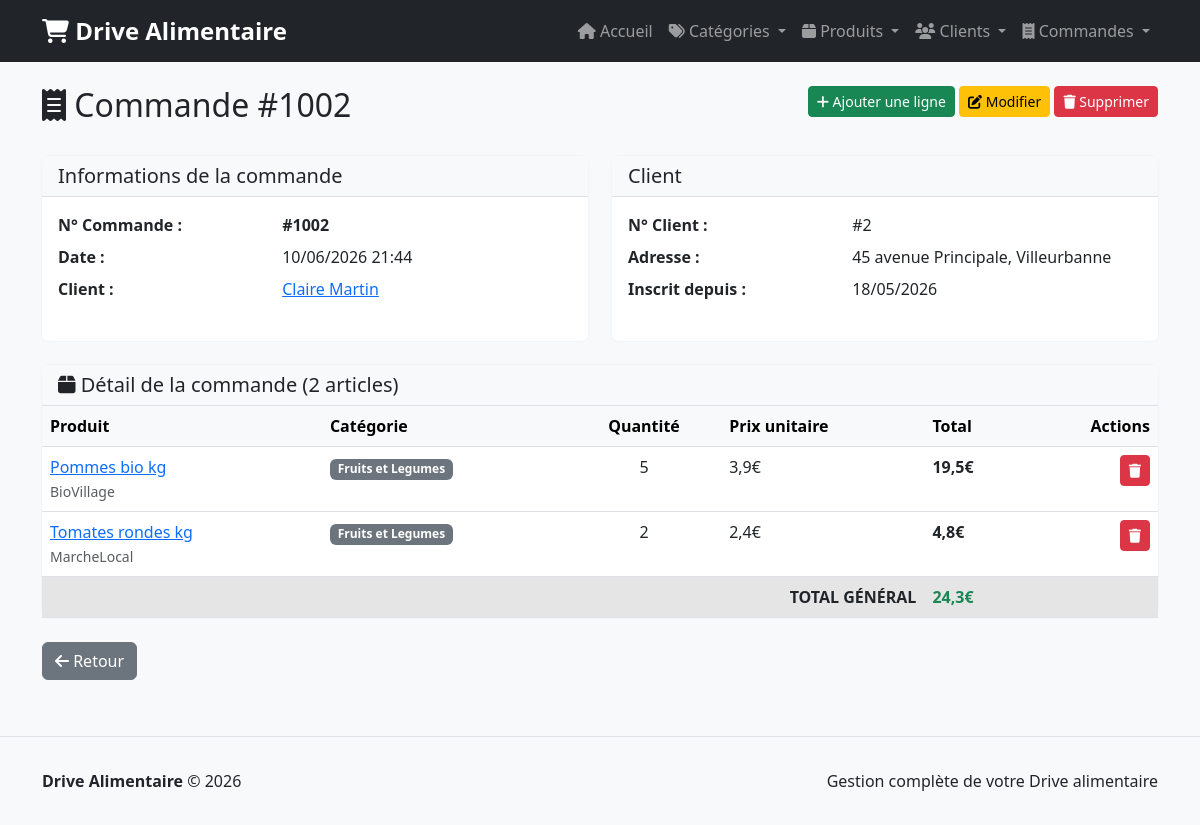
/commandes/2/, run on the app's committed database.
### app/models_sqlite.py (models this page shows, shortened)
class Commande(models.Model):
    numero_commande = models.IntegerField(unique=True)
    client = models.ForeignKey(Client, on_delete=models.CASCADE, related_name='commandes')
    date_commande = models.DateTimeField(auto_now_add=True)
    date_creation = models.DateTimeField(auto_now_add=True)
    class Meta:
        db_table = 'commandes'
        ordering = ['-date_commande']
    def total(self):
        return sum(ligne.montant_total() for ligne in self.lignes.all())

class Client(models.Model):
    numero_client = models.IntegerField(unique=True)
    nom = models.CharField(max_length=100)
    prenom = models.CharField(max_length=100)
    adresse = models.CharField(max_length=255)
    date_inscription = models.DateField()
    date_creation = models.DateTimeField(auto_now_add=True)
    class Meta:
        db_table = 'clients'
        ordering = ['numero_client']
    def nom_complet(self):
        return f"{self.prenom} {self.nom}"

class LigneCommande(models.Model):
    commande = models.ForeignKey(Commande, on_delete=models.CASCADE, related_name='lignes')
    produit = models.ForeignKey(Produit, on_delete=models.PROTECT)
    quantite = models.IntegerField(default=1)
    date_creation = models.DateTimeField(auto_now_add=True)
    class Meta:
        db_table = 'lignes_commande'
        unique_together = ('commande', 'produit')
    def montant_total(self):
        return self.produit.prix * self.quantite

class Produit(models.Model):
    nom = models.CharField(max_length=200)
    prix = models.FloatField()
    marque = models.CharField(max_length=100, blank=True)
    date_peremption = models.DateField(blank=True, null=True)
    photo = models.ImageField(upload_to='produits/', blank=True, null=True)
    categorie = models.ForeignKey(Categorie, on_delete=models.CASCADE, related_name='produits')
    date_creation = models.DateTimeField(auto_now_add=True)
    class Meta:
        db_table = 'produits'
        ordering = ['-date_creation']

class Categorie(models.Model):
    nom = models.CharField(max_length=200, unique=True)
    descriptif = models.TextField(blank=True, null=True)
    date_creation = models.DateTimeField(auto_now_add=True)
    class Meta:
        db_table = 'categories'
        verbose_name_plural = 'Catégories'
        ordering = ['nom']

### app/views.py (the view)
# urls.py: path('commandes/<id>/', views.voir_commande, name='voir_commande'),
def voir_commande(request, id):
    commande = get_object_or_404(Commande, id=id)
    lignes = LigneCommande.objects.filter(commande=commande)
    total = commande.total()
    return render(request, 'commandes/detail.html', {
        'commande': commande,
        'lignes': lignes,
        'total': total,
    })

### templates/commandes/detail.html (shortened to what this page needs)
{% extends "base.html" %}
{% block content %}
<div class="row mb-4">
    <div class="col-md-8">
        <h2><i class="fas fa-receipt"></i> Commande #{{ commande.numero_commande }}</h2>
    </div>
    <div class="col-md-4 text-end">
        <a href="{% url 'ajouter_ligne_commande' commande.id %}" class="btn btn-success btn-sm">
            <i class="fas fa-plus"></i> Ajouter une ligne
        </a>
        <a href="{% url 'modifier_commande' commande.id %}" class="btn btn-warning btn-sm">
            <i class="fas fa-edit"></i> Modifier
        </a>
        <a href="{% url 'supprimer_commande' commande.id %}" class="btn btn-danger btn-sm">
            <i class="fas fa-trash"></i> Supprimer
        </a>
    </div>
</div>
<div class="row">
    <div class="col-md-6">
        <div class="card mb-4">
            <div class="card-header">
                <h5 class="mb-0">Informations de la commande</h5>
            </div>
            <div class="card-body">
                <dl class="row">
                    <dt class="col-sm-5">N° Commande :</dt>
                    <dd class="col-sm-7"><strong>#{{ commande.numero_commande }}</strong></dd>
                    <dt class="col-sm-5">Date :</dt>
                    <dd class="col-sm-7">{{ commande.date_commande|date:"d/m/Y H:i" }}</dd>
                    <dt class="col-sm-5">Client :</dt>
                    <dd class="col-sm-7">
                        <a href="{% url 'voir_client' commande.client.id %}">
                            {{ commande.client.nom_complet }}
                        </a>
                    </dd>
                </dl>
            </div>
        </div>
    </div>
    <div class="col-md-6">
        <div class="card mb-4">
            <div class="card-header">
                <h5 class="mb-0">Client</h5>
            </div>
            <div class="card-body">
                <dl class="row">
                    <dt class="col-sm-5">N° Client :</dt>
                    <dd class="col-sm-7">#{{ commande.client.numero_client }}</dd>
                    <dt class="col-sm-5">Adresse :</dt>
                    <dd class="col-sm-7">{{ commande.client.adresse }}</dd>
                    <dt class="col-sm-5">Inscrit depuis :</dt>
                    <dd class="col-sm-7">{{ commande.client.date_inscription|date:"d/m/Y" }}</dd>
                </dl>
            </div>
        </div>
    </div>
</div>
<div class="card">
    <div class="card-header">
        <h5 class="mb-0"><i class="fas fa-box"></i> Détail de la commande ({{ lignes.count }} article{{ lignes.count|pluralize }})</h5>
    </div>
    {% if lignes %}
        <div class="table-responsive">
            <table class="table table-hover mb-0">
                <thead class="table-light">
                    <tr>
                        <th>Produit</th>
                        <th>Catégorie</th>
                        <th class="text-center">Quantité</th>
                        <th class="text-right">Prix unitaire</th>
                        <th class="text-right">Total</th>
                        <th class="text-end">Actions</th>
                    </tr>
                </thead>
                <tbody>
                    {% for ligne in lignes %}
                        <tr>
                            <td>
                                <a href="{% url 'voir_produit' ligne.produit.id %}">
                                    {{ ligne.produit.nom }}
                                </a><br>
                                <small class="text-muted">{{ ligne.produit.marque }}</small>
                            </td>
                            <td>
                                <span class="badge bg-secondary">{{ ligne.produit.categorie.nom }}</span>
                            </td>
                            <td class="text-center">{{ ligne.quantite }}</td>
                            <td class="text-right">{{ ligne.produit.prix }}€</td>
                            <td class="text-right"><strong>{{ ligne.montant_total }}€</strong></td>
                            <td class="text-end">
                                <a href="{% url 'supprimer_ligne_commande' ligne.id %}" class="btn btn-sm btn-danger">
                                    <i class="fas fa-trash"></i>
                                </a>
                            </td>
                        </tr>
                    {% endfor %}
                    <tr class="table-active">
                        <td colspan="4" class="text-end"><strong>TOTAL GÉNÉRAL</strong></td>
                        <td class="text-right"><strong class="text-success text-lg">{{ total }}€</strong></td>
                        <td></td>
                    </tr>
                </tbody>
            </table>
        </div>
    {% else %}
        <div class="card-body text-center text-muted">
            <i class="fas fa-inbox"></i> Aucun article dans cette commande
        </div>
    {% endif %}
</div>
<div class="mt-4">
    <a href="{% url 'liste_commandes' %}" class="btn btn-secondary">
        <i class="fas fa-arrow-left"></i> Retour
    </a>
</div>
{% endblock %}

### templates/base.html (style rules this page uses)
body { background-color: #f8f9fa; min-height: 100vh; display: flex; flex-direction: column; }
.card { box-shadow: 0 0 0.125rem rgba(0, 0, 0, 0.075); border: none; }
.card-header { background-color: #f8f9fa; border-bottom: 1px solid #dee2e6; }

### data on the page
Commande: numero_commande "1002", date_commande "10/06/2026 21:44", client.nom_complet "Claire Martin", client.numero_client "2", client.adresse "45 avenue Principale, Villeurbanne", client.date_inscription "18/05/2026"
LigneCommande: produit.nom "Pommes bio kg", produit.marque "BioVillage", produit.categorie.nom "Fruits et Legumes", quantite "5", produit.prix "3,9", montant_total "19,5"
LigneCommande: produit.nom "Tomates rondes kg", produit.marque "MarcheLocal", produit.categorie.nom "Fruits et Legumes", quantite "2", produit.prix "2,4", montant_total "4,8"

### other printed values
{{ lignes.count }} "2"
{{ total }} "24,3"
